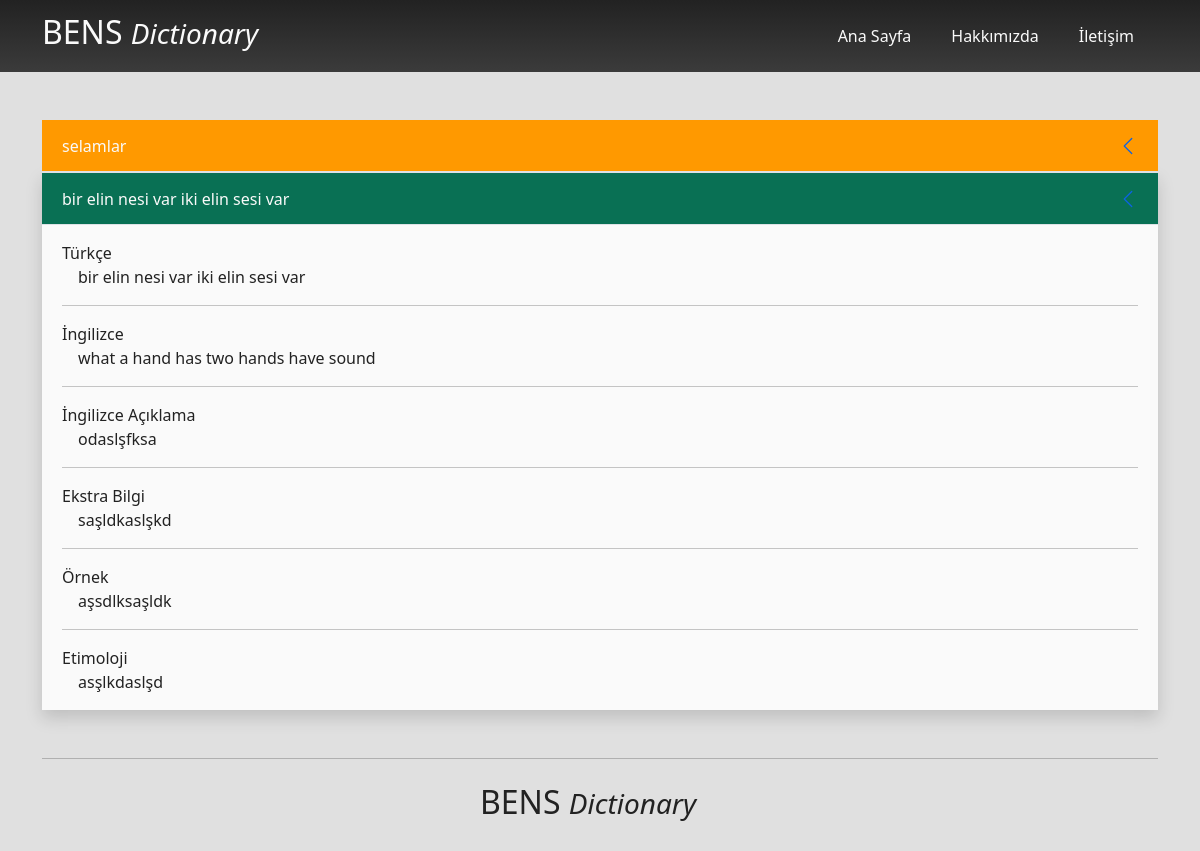
The app's page /search/bir-elin-nesi-var-iki-elin-sesi-var, older data.
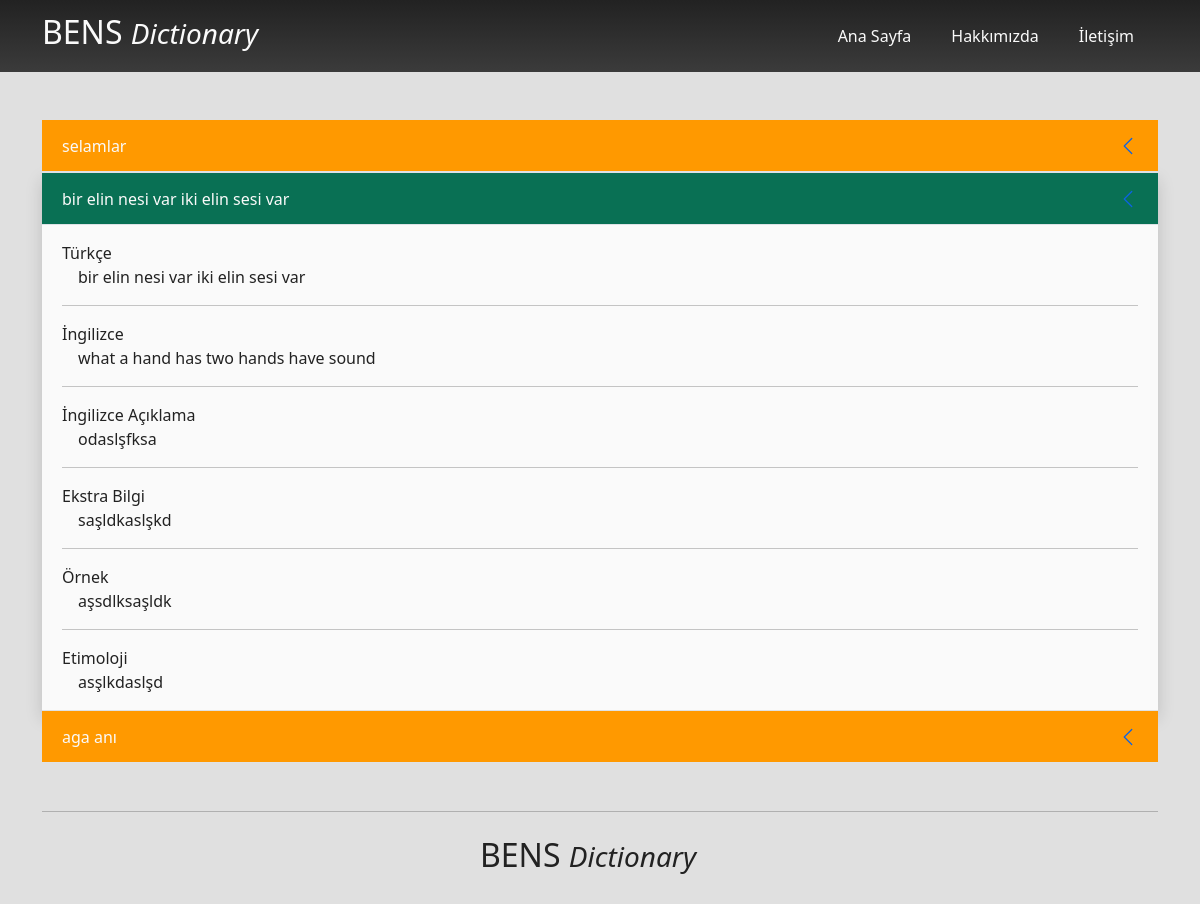
The same page, newer data.
### dictionary/models.py (models this page shows, shortened)
class Structure(models.Model):
    structureType = models.ManyToManyField(typeOf, blank=True, null=True)
    turkish = models.CharField(max_length=200)
    english = models.CharField(max_length=200)
    description = models.TextField()
    extraInformation = models.CharField(max_length=200, blank=True, null=True)
    example = models.TextField(blank=True, null=True)
    etymology = models.TextField(blank=True, null=True)
    original = models.ManyToManyField(comesFrom, null=True, blank=True)
    last_searched = models.DateTimeField(auto_now=False, blank=True, null=True)
    search_count = models.IntegerField(default=0)
    slug = models.SlugField(max_length=200, unique=True, null=True, blank=True)

### dictionary/views.py (the view)
# urls.py: path('search/<slug:slug>', views.slugSearch, name='slugSearch')
def slugSearch(request, slug):
    searchResult = Structure.objects.get(slug=slug)
    resultId = searchResult.id
    lowerList = []
    upperList = []
    for i in range(resultId + 1, resultId + 6):
        try:
            lowerList.append(Structure.objects.get(id=i))
        except:
            break
    if resultId - 5 <= 0:
        for i in range(1, resultId):
            try:
                upperList.append(Structure.objects.get(id=i))
            except:
                break
    else:
        for i in range(resultId - 5, resultId):
            try:
                upperList.append(Structure.objects.get(id=i))
            except:
                break
    return render(request, 'dictionary/search.html', {'searchInput': searchResult.turkish, 'searchResult': searchResult, 'lowerList': lowerList, 'upperList': upperList, 'noResult': False})

### dictionary/templates/dictionary/search.html (shortened to what this page needs)
{% extends 'base.html' %}
{% load static %}
{% block content %}
<div class="container mt-5">
    <div class="accordion accordion-flush" id="accordionExample">
        {% for topStructure in upperList %}
            <a href="{% url 'slugSearch' topStructure.slug %}" class="accordion-item no-underline">
                <h2 class="accordion-header no-underline" id="">
                    <div class="accordion-button" type="button" data-bs-toggle="collapse" data-bs-target="" aria-expanded="true" aria-controls="collapseOne">
                        {{ topStructure.turkish }}
                    </div>
                </h2>
            </a>
        {% endfor %}
        {% include 'dictionary/partials/_structure.html' with searchResult=searchResult %}
        {% for downStructure in lowerList %}
        <a href="{% url 'slugSearch' downStructure.slug %}" class="accordion-item no-underline">
            <h2 class="accordion-header no-underline" id="">
                <div class="accordion-button" type="button" data-bs-toggle="collapse" data-bs-target="" aria-expanded="true" aria-controls="collapseOne">
                    {{ downStructure.turkish }}
                </div>
            </h2>
        </a>
        {% endfor %}
    </div>
</div>
{% endblock content %}

Row changes from the older to the newer data that the page shows:
added Structure: turkish "aga anı", shown under "bir elin nesi var iki elin sesi var"
